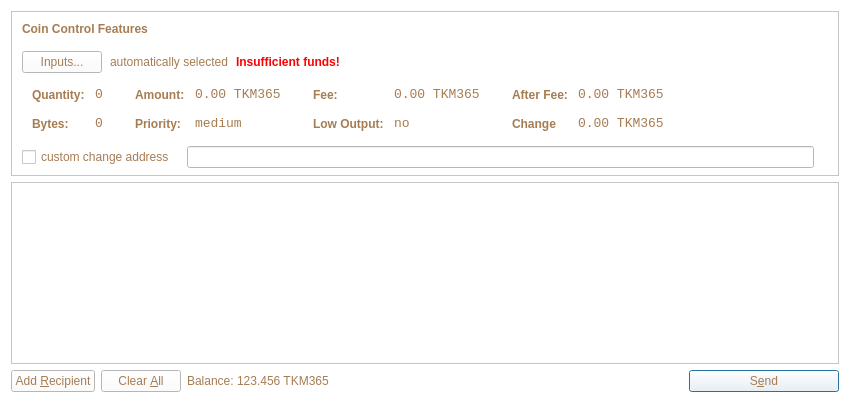
<?xml version="1.0" encoding="UTF-8"?>
<ui version="4.0">
 <class>SendCoinsDialog</class>
 <widget class="QDialog" name="SendCoinsDialog">
  <property name="geometry">
   <rect>
    <x>0</x>
    <y>0</y>
    <width>850</width>
    <height>400</height>
   </rect>
  </property>
  <property name="windowTitle">
   <string>Send Coins</string>
  </property>
  <property name="styleSheet">
   <string notr="true">background-color: white;
color: rgb(166, 124, 82);</string>
  </property>
  <layout class="QVBoxLayout" name="verticalLayout" stretch="0,1,0">
   <property name="bottomMargin">
    <number>8</number>
   </property>
   <item>
    <widget class="QFrame" name="frameCoinControl">
     <property name="sizePolicy">
      <sizepolicy hsizetype="Expanding" vsizetype="Expanding">
       <horstretch>0</horstretch>
       <verstretch>0</verstretch>
      </sizepolicy>
     </property>
     <property name="maximumSize">
      <size>
       <width>16777215</width>
       <height>16777215</height>
      </size>
     </property>
     <property name="frameShape">
      <enum>QFrame::StyledPanel</enum>
     </property>
     <property name="frameShadow">
      <enum>QFrame::Sunken</enum>
     </property>
     <layout class="QVBoxLayout" name="verticalLayoutCoinControl2">
      <property name="spacing">
       <number>6</number>
      </property>
      <property name="leftMargin">
       <number>0</number>
      </property>
      <property name="topMargin">
       <number>0</number>
      </property>
      <property name="rightMargin">
       <number>0</number>
      </property>
      <property name="bottomMargin">
       <number>6</number>
      </property>
      <item>
       <layout class="QVBoxLayout" name="verticalLayoutCoinControl" stretch="0,0,0,0,1">
        <property name="spacing">
         <number>0</number>
        </property>
        <property name="leftMargin">
         <number>10</number>
        </property>
        <property name="topMargin">
         <number>10</number>
        </property>
        <item>
         <layout class="QHBoxLayout" name="horizontalLayoutCoinControl1">
          <property name="bottomMargin">
           <number>15</number>
          </property>
          <item>
           <widget class="QLabel" name="labelCoinControlFeatures">
            <property name="sizePolicy">
             <sizepolicy hsizetype="Preferred" vsizetype="Maximum">
              <horstretch>0</horstretch>
              <verstretch>0</verstretch>
             </sizepolicy>
            </property>
            <property name="font">
             <font>
              <weight>75</weight>
              <bold>true</bold>
             </font>
            </property>
            <property name="styleSheet">
             <string notr="true">font-weight:bold;</string>
            </property>
            <property name="text">
             <string>Coin Control Features</string>
            </property>
           </widget>
          </item>
         </layout>
        </item>
        <item>
         <layout class="QHBoxLayout" name="horizontalLayoutCoinControl2" stretch="0,0,0,0">
          <property name="spacing">
           <number>8</number>
          </property>
          <property name="bottomMargin">
           <number>10</number>
          </property>
          <item>
           <widget class="QPushButton" name="pushButtonCoinControl">
            <property name="styleSheet">
             <string notr="true"/>
            </property>
            <property name="text">
             <string>Inputs...</string>
            </property>
           </widget>
          </item>
          <item>
           <widget class="QLabel" name="labelCoinControlAutomaticallySelected">
            <property name="text">
             <string>automatically selected</string>
            </property>
            <property name="margin">
             <number>5</number>
            </property>
           </widget>
          </item>
          <item>
           <widget class="QLabel" name="labelCoinControlInsuffFunds">
            <property name="font">
             <font>
              <weight>75</weight>
              <bold>true</bold>
             </font>
            </property>
            <property name="styleSheet">
             <string notr="true">color:red;font-weight:bold;</string>
            </property>
            <property name="text">
             <string>Insufficient funds!</string>
            </property>
            <property name="margin">
             <number>5</number>
            </property>
           </widget>
          </item>
          <item>
           <spacer name="horizontalSpacerCoinControl">
            <property name="orientation">
             <enum>Qt::Horizontal</enum>
            </property>
            <property name="sizeHint" stdset="0">
             <size>
              <width>40</width>
              <height>1</height>
             </size>
            </property>
           </spacer>
          </item>
         </layout>
        </item>
        <item>
         <widget class="QWidget" name="widgetCoinControl" native="true">
          <property name="sizePolicy">
           <sizepolicy hsizetype="Preferred" vsizetype="Preferred">
            <horstretch>0</horstretch>
            <verstretch>0</verstretch>
           </sizepolicy>
          </property>
          <property name="minimumSize">
           <size>
            <width>0</width>
            <height>0</height>
           </size>
          </property>
          <property name="styleSheet">
           <string notr="true"/>
          </property>
          <layout class="QHBoxLayout" name="horizontalLayoutCoinControl5">
           <property name="leftMargin">
            <number>0</number>
           </property>
           <property name="topMargin">
            <number>0</number>
           </property>
           <property name="rightMargin">
            <number>0</number>
           </property>
           <property name="bottomMargin">
            <number>0</number>
           </property>
           <item>
            <layout class="QHBoxLayout" name="horizontalLayoutCoinControl3" stretch="0,0,0,1">
             <property name="spacing">
              <number>20</number>
             </property>
             <property name="topMargin">
              <number>0</number>
             </property>
             <property name="bottomMargin">
              <number>10</number>
             </property>
             <item>
              <layout class="QFormLayout" name="formLayoutCoinControl1">
               <property name="horizontalSpacing">
                <number>10</number>
               </property>
               <property name="verticalSpacing">
                <number>14</number>
               </property>
               <property name="leftMargin">
                <number>10</number>
               </property>
               <property name="topMargin">
                <number>4</number>
               </property>
               <property name="rightMargin">
                <number>6</number>
               </property>
               <item row="0" column="0">
                <widget class="QLabel" name="labelCoinControlQuantityText">
                 <property name="styleSheet">
                  <string notr="true">font-weight:bold;</string>
                 </property>
                 <property name="text">
                  <string>Quantity:</string>
                 </property>
                 <property name="margin">
                  <number>0</number>
                 </property>
                </widget>
               </item>
               <item row="0" column="1">
                <widget class="QLabel" name="labelCoinControlQuantity">
                 <property name="font">
                  <font>
                   <family>Monospace</family>
                   <pointsize>10</pointsize>
                  </font>
                 </property>
                 <property name="cursor">
                  <cursorShape>IBeamCursor</cursorShape>
                 </property>
                 <property name="contextMenuPolicy">
                  <enum>Qt::ActionsContextMenu</enum>
                 </property>
                 <property name="text">
                  <string>0</string>
                 </property>
                 <property name="margin">
                  <number>0</number>
                 </property>
                 <property name="textInteractionFlags">
                  <set>Qt::LinksAccessibleByMouse|Qt::TextSelectableByKeyboard|Qt::TextSelectableByMouse</set>
                 </property>
                </widget>
               </item>
               <item row="1" column="0">
                <widget class="QLabel" name="labelCoinControlBytesText">
                 <property name="styleSheet">
                  <string notr="true">font-weight:bold;</string>
                 </property>
                 <property name="text">
                  <string>Bytes:</string>
                 </property>
                </widget>
               </item>
               <item row="1" column="1">
                <widget class="QLabel" name="labelCoinControlBytes">
                 <property name="font">
                  <font>
                   <family>Monospace</family>
                   <pointsize>10</pointsize>
                  </font>
                 </property>
                 <property name="cursor">
                  <cursorShape>IBeamCursor</cursorShape>
                 </property>
                 <property name="contextMenuPolicy">
                  <enum>Qt::ActionsContextMenu</enum>
                 </property>
                 <property name="text">
                  <string>0</string>
                 </property>
                 <property name="textInteractionFlags">
                  <set>Qt::LinksAccessibleByMouse|Qt::TextSelectableByKeyboard|Qt::TextSelectableByMouse</set>
                 </property>
                </widget>
               </item>
              </layout>
             </item>
             <item>
              <layout class="QFormLayout" name="formLayoutCoinControl2">
               <property name="horizontalSpacing">
                <number>10</number>
               </property>
               <property name="verticalSpacing">
                <number>14</number>
               </property>
               <property name="leftMargin">
                <number>6</number>
               </property>
               <property name="topMargin">
                <number>4</number>
               </property>
               <property name="rightMargin">
                <number>6</number>
               </property>
               <item row="0" column="0">
                <widget class="QLabel" name="labelCoinControlAmountText">
                 <property name="styleSheet">
                  <string notr="true">font-weight:bold;</string>
                 </property>
                 <property name="text">
                  <string>Amount:</string>
                 </property>
                 <property name="margin">
                  <number>0</number>
                 </property>
                </widget>
               </item>
               <item row="0" column="1">
                <widget class="QLabel" name="labelCoinControlAmount">
                 <property name="font">
                  <font>
                   <family>Monospace</family>
                   <pointsize>10</pointsize>
                  </font>
                 </property>
                 <property name="cursor">
                  <cursorShape>IBeamCursor</cursorShape>
                 </property>
                 <property name="contextMenuPolicy">
                  <enum>Qt::ActionsContextMenu</enum>
                 </property>
                 <property name="text">
                  <string>0.00 TKM365</string>
                 </property>
                 <property name="textInteractionFlags">
                  <set>Qt::LinksAccessibleByMouse|Qt::TextSelectableByKeyboard|Qt::TextSelectableByMouse</set>
                 </property>
                </widget>
               </item>
               <item row="1" column="0">
                <widget class="QLabel" name="labelCoinControlPriorityText">
                 <property name="styleSheet">
                  <string notr="true">font-weight:bold;</string>
                 </property>
                 <property name="text">
                  <string>Priority:</string>
                 </property>
                </widget>
               </item>
               <item row="1" column="1">
                <widget class="QLabel" name="labelCoinControlPriority">
                 <property name="font">
                  <font>
                   <family>Monospace</family>
                   <pointsize>10</pointsize>
                  </font>
                 </property>
                 <property name="cursor">
                  <cursorShape>IBeamCursor</cursorShape>
                 </property>
                 <property name="contextMenuPolicy">
                  <enum>Qt::ActionsContextMenu</enum>
                 </property>
                 <property name="text">
                  <string>medium</string>
                 </property>
                 <property name="textInteractionFlags">
                  <set>Qt::LinksAccessibleByMouse|Qt::TextSelectableByKeyboard|Qt::TextSelectableByMouse</set>
                 </property>
                </widget>
               </item>
              </layout>
             </item>
             <item>
              <layout class="QFormLayout" name="formLayoutCoinControl3">
               <property name="horizontalSpacing">
                <number>10</number>
               </property>
               <property name="verticalSpacing">
                <number>14</number>
               </property>
               <property name="leftMargin">
                <number>6</number>
               </property>
               <property name="topMargin">
                <number>4</number>
               </property>
               <property name="rightMargin">
                <number>6</number>
               </property>
               <item row="0" column="0">
                <widget class="QLabel" name="labelCoinControlFeeText">
                 <property name="styleSheet">
                  <string notr="true">font-weight:bold;</string>
                 </property>
                 <property name="text">
                  <string>Fee:</string>
                 </property>
                 <property name="margin">
                  <number>0</number>
                 </property>
                </widget>
               </item>
               <item row="0" column="1">
                <widget class="QLabel" name="labelCoinControlFee">
                 <property name="font">
                  <font>
                   <family>Monospace</family>
                   <pointsize>10</pointsize>
                  </font>
                 </property>
                 <property name="cursor">
                  <cursorShape>IBeamCursor</cursorShape>
                 </property>
                 <property name="contextMenuPolicy">
                  <enum>Qt::ActionsContextMenu</enum>
                 </property>
                 <property name="text">
                  <string>0.00 TKM365</string>
                 </property>
                 <property name="textInteractionFlags">
                  <set>Qt::LinksAccessibleByMouse|Qt::TextSelectableByKeyboard|Qt::TextSelectableByMouse</set>
                 </property>
                </widget>
               </item>
               <item row="1" column="0">
                <widget class="QLabel" name="labelCoinControlLowOutputText">
                 <property name="styleSheet">
                  <string notr="true">font-weight:bold;</string>
                 </property>
                 <property name="text">
                  <string>Low Output:</string>
                 </property>
                </widget>
               </item>
               <item row="1" column="1">
                <widget class="QLabel" name="labelCoinControlLowOutput">
                 <property name="font">
                  <font>
                   <family>Monospace</family>
                   <pointsize>10</pointsize>
                  </font>
                 </property>
                 <property name="cursor">
                  <cursorShape>IBeamCursor</cursorShape>
                 </property>
                 <property name="contextMenuPolicy">
                  <enum>Qt::ActionsContextMenu</enum>
                 </property>
                 <property name="text">
                  <string>no</string>
                 </property>
                 <property name="textInteractionFlags">
                  <set>Qt::LinksAccessibleByMouse|Qt::TextSelectableByKeyboard|Qt::TextSelectableByMouse</set>
                 </property>
                </widget>
               </item>
              </layout>
             </item>
             <item>
              <layout class="QFormLayout" name="formLayoutCoinControl4">
               <property name="horizontalSpacing">
                <number>10</number>
               </property>
               <property name="verticalSpacing">
                <number>14</number>
               </property>
               <property name="leftMargin">
                <number>6</number>
               </property>
               <property name="topMargin">
                <number>4</number>
               </property>
               <property name="rightMargin">
                <number>6</number>
               </property>
               <item row="0" column="0">
                <widget class="QLabel" name="labelCoinControlAfterFeeText">
                 <property name="styleSheet">
                  <string notr="true">font-weight:bold;</string>
                 </property>
                 <property name="text">
                  <string>After Fee:</string>
                 </property>
                 <property name="margin">
                  <number>0</number>
                 </property>
                </widget>
               </item>
               <item row="0" column="1">
                <widget class="QLabel" name="labelCoinControlAfterFee">
                 <property name="font">
                  <font>
                   <family>Monospace</family>
                   <pointsize>10</pointsize>
                  </font>
                 </property>
                 <property name="cursor">
                  <cursorShape>IBeamCursor</cursorShape>
                 </property>
                 <property name="contextMenuPolicy">
                  <enum>Qt::ActionsContextMenu</enum>
                 </property>
                 <property name="text">
                  <string>0.00 TKM365</string>
                 </property>
                 <property name="textInteractionFlags">
                  <set>Qt::LinksAccessibleByMouse|Qt::TextSelectableByKeyboard|Qt::TextSelectableByMouse</set>
                 </property>
                </widget>
               </item>
               <item row="1" column="0">
                <widget class="QLabel" name="labelCoinControlChangeText">
                 <property name="styleSheet">
                  <string notr="true">font-weight:bold;</string>
                 </property>
                 <property name="text">
                  <string>Change</string>
                 </property>
                </widget>
               </item>
               <item row="1" column="1">
                <widget class="QLabel" name="labelCoinControlChange">
                 <property name="font">
                  <font>
                   <family>Monospace</family>
                   <pointsize>10</pointsize>
                  </font>
                 </property>
                 <property name="cursor">
                  <cursorShape>IBeamCursor</cursorShape>
                 </property>
                 <property name="contextMenuPolicy">
                  <enum>Qt::ActionsContextMenu</enum>
                 </property>
                 <property name="text">
                  <string>0.00 TKM365</string>
                 </property>
                 <property name="textInteractionFlags">
                  <set>Qt::LinksAccessibleByMouse|Qt::TextSelectableByKeyboard|Qt::TextSelectableByMouse</set>
                 </property>
                </widget>
               </item>
              </layout>
             </item>
            </layout>
           </item>
          </layout>
         </widget>
        </item>
        <item>
         <layout class="QHBoxLayout" name="horizontalLayoutCoinControl4" stretch="0,0,0">
          <property name="spacing">
           <number>12</number>
          </property>
          <property name="sizeConstraint">
           <enum>QLayout::SetDefaultConstraint</enum>
          </property>
          <property name="topMargin">
           <number>5</number>
          </property>
          <property name="rightMargin">
           <number>5</number>
          </property>
          <item>
           <widget class="QCheckBox" name="checkBoxCoinControlChange">
            <property name="text">
             <string>custom change address</string>
            </property>
           </widget>
          </item>
          <item>
           <widget class="QLineEdit" name="lineEditCoinControlChange">
            <property name="enabled">
             <bool>false</bool>
            </property>
            <property name="sizePolicy">
             <sizepolicy hsizetype="Expanding" vsizetype="Fixed">
              <horstretch>0</horstretch>
              <verstretch>0</verstretch>
             </sizepolicy>
            </property>
           </widget>
          </item>
          <item>
           <widget class="QLabel" name="labelCoinControlChangeLabel">
            <property name="sizePolicy">
             <sizepolicy hsizetype="Preferred" vsizetype="Expanding">
              <horstretch>0</horstretch>
              <verstretch>0</verstretch>
             </sizepolicy>
            </property>
            <property name="minimumSize">
             <size>
              <width>0</width>
              <height>0</height>
             </size>
            </property>
            <property name="text">
             <string/>
            </property>
            <property name="margin">
             <number>3</number>
            </property>
           </widget>
          </item>
         </layout>
        </item>
        <item>
         <spacer name="verticalSpacerCoinControl">
          <property name="orientation">
           <enum>Qt::Vertical</enum>
          </property>
          <property name="sizeHint" stdset="0">
           <size>
            <width>800</width>
            <height>1</height>
           </size>
          </property>
         </spacer>
        </item>
       </layout>
      </item>
     </layout>
    </widget>
   </item>
   <item>
    <widget class="QScrollArea" name="scrollArea">
     <property name="widgetResizable">
      <bool>true</bool>
     </property>
     <widget class="QWidget" name="scrollAreaWidgetContents">
      <property name="geometry">
       <rect>
        <x>0</x>
        <y>0</y>
        <width>830</width>
        <height>172</height>
       </rect>
      </property>
      <layout class="QVBoxLayout" name="verticalLayout_2">
       <property name="leftMargin">
        <number>0</number>
       </property>
       <property name="topMargin">
        <number>0</number>
       </property>
       <property name="rightMargin">
        <number>0</number>
       </property>
       <property name="bottomMargin">
        <number>0</number>
       </property>
       <item>
        <layout class="QVBoxLayout" name="entries">
         <property name="spacing">
          <number>6</number>
         </property>
        </layout>
       </item>
       <item>
        <spacer name="verticalSpacer">
         <property name="orientation">
          <enum>Qt::Vertical</enum>
         </property>
         <property name="sizeHint" stdset="0">
          <size>
           <width>20</width>
           <height>40</height>
          </size>
         </property>
        </spacer>
       </item>
      </layout>
     </widget>
    </widget>
   </item>
   <item>
    <layout class="QHBoxLayout" name="horizontalLayout">
     <item>
      <widget class="QPushButton" name="addButton">
       <property name="toolTip">
        <string>Send to multiple recipients at once</string>
       </property>
       <property name="text">
        <string>Add &amp;Recipient</string>
       </property>
       <property name="icon">
        <iconset resource="../bitcoin.qrc">
         <normaloff>:/icons/add</normaloff>:/icons/add</iconset>
       </property>
       <property name="autoDefault">
        <bool>false</bool>
       </property>
      </widget>
     </item>
     <item>
      <widget class="QPushButton" name="clearButton">
       <property name="sizePolicy">
        <sizepolicy hsizetype="Minimum" vsizetype="Fixed">
         <horstretch>0</horstretch>
         <verstretch>0</verstretch>
        </sizepolicy>
       </property>
       <property name="toolTip">
        <string>Remove all transaction fields</string>
       </property>
       <property name="text">
        <string>Clear &amp;All</string>
       </property>
       <property name="icon">
        <iconset resource="../bitcoin.qrc">
         <normaloff>:/icons/remove</normaloff>:/icons/remove</iconset>
       </property>
       <property name="autoRepeatDelay">
        <number>300</number>
       </property>
       <property name="autoDefault">
        <bool>false</bool>
       </property>
      </widget>
     </item>
     <item>
      <layout class="QHBoxLayout" name="horizontalLayout_2">
       <property name="spacing">
        <number>3</number>
       </property>
       <item>
        <widget class="QLabel" name="label">
         <property name="sizePolicy">
          <sizepolicy hsizetype="Preferred" vsizetype="Fixed">
           <horstretch>0</horstretch>
           <verstretch>0</verstretch>
          </sizepolicy>
         </property>
         <property name="text">
          <string>Balance:</string>
         </property>
        </widget>
       </item>
       <item>
        <widget class="QLabel" name="labelBalance">
         <property name="sizePolicy">
          <sizepolicy hsizetype="Preferred" vsizetype="Fixed">
           <horstretch>0</horstretch>
           <verstretch>0</verstretch>
          </sizepolicy>
         </property>
         <property name="cursor">
          <cursorShape>IBeamCursor</cursorShape>
         </property>
         <property name="text">
          <string>123.456 TKM365</string>
         </property>
         <property name="textInteractionFlags">
          <set>Qt::LinksAccessibleByMouse|Qt::TextSelectableByKeyboard|Qt::TextSelectableByMouse</set>
         </property>
        </widget>
       </item>
      </layout>
     </item>
     <item>
      <spacer name="horizontalSpacer">
       <property name="orientation">
        <enum>Qt::Horizontal</enum>
       </property>
       <property name="sizeHint" stdset="0">
        <size>
         <width>40</width>
         <height>20</height>
        </size>
       </property>
      </spacer>
     </item>
     <item>
      <widget class="QPushButton" name="sendButton">
       <property name="minimumSize">
        <size>
         <width>150</width>
         <height>0</height>
        </size>
       </property>
       <property name="toolTip">
        <string>Confirm the send action</string>
       </property>
       <property name="text">
        <string>S&amp;end</string>
       </property>
       <property name="icon">
        <iconset resource="../bitcoin.qrc">
         <normaloff>:/icons/send</normaloff>:/icons/send</iconset>
       </property>
       <property name="default">
        <bool>true</bool>
       </property>
      </widget>
     </item>
    </layout>
   </item>
  </layout>
 </widget>
 <resources>
  <include location="../bitcoin.qrc"/>
 </resources>
 <connections/>
</ui>
